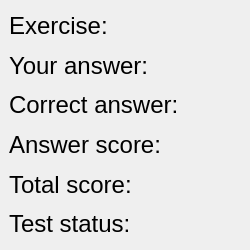
  <widget class="QDockWidget" name="Info">
   <property name="minimumSize">
    <size>
     <width>250</width>
     <height>250</height>
    </size>
   </property>
   <property name="maximumSize">
    <size>
     <width>250</width>
     <height>250</height>
    </size>
   </property>
   <property name="contextMenuPolicy">
    <enum>Qt::NoContextMenu</enum>
   </property>
   <property name="acceptDrops">
    <bool>false</bool>
   </property>
   <property name="allowedAreas">
    <set>Qt::BottomDockWidgetArea|Qt::LeftDockWidgetArea|Qt::RightDockWidgetArea</set>
   </property>
   <property name="windowTitle">
    <string>Excercise / Score Information</string>
   </property>
   <attribute name="dockWidgetArea">
    <number>2</number>
   </attribute>
   <widget class="QWidget" name="dockWidgetContents_3">
    <layout class="QVBoxLayout" name="verticalLayout_3">
     <item>
      <widget class="QLabel" name="ExerciseNLab">
       <property name="font">
        <font>
         <pointsize>18</pointsize>
        </font>
       </property>
       <property name="text">
        <string>Exercise:</string>
       </property>
      </widget>
     </item>
     <item>
      <widget class="QLabel" name="UserAnswerLab">
       <property name="minimumSize">
        <size>
         <width>0</width>
         <height>0</height>
        </size>
       </property>
       <property name="font">
        <font>
         <pointsize>18</pointsize>
        </font>
       </property>
       <property name="acceptDrops">
        <bool>false</bool>
       </property>
       <property name="text">
        <string>Your answer:</string>
       </property>
      </widget>
     </item>
     <item>
      <widget class="QLabel" name="CorAnswerLab">
       <property name="font">
        <font>
         <pointsize>18</pointsize>
        </font>
       </property>
       <property name="text">
        <string>Correct answer:</string>
       </property>
      </widget>
     </item>
     <item>
      <widget class="QLabel" name="AnswerScoreLab">
       <property name="font">
        <font>
         <pointsize>18</pointsize>
        </font>
       </property>
       <property name="text">
        <string>Answer score:</string>
       </property>
      </widget>
     </item>
     <item>
      <widget class="QLabel" name="TotalScoreLab">
       <property name="font">
        <font>
         <pointsize>18</pointsize>
        </font>
       </property>
       <property name="text">
        <string>Total score:</string>
       </property>
      </widget>
     </item>
     <item>
      <widget class="QLabel" name="TestStatusLab">
       <property name="font">
        <font>
         <pointsize>18</pointsize>
        </font>
       </property>
       <property name="text">
        <string>Test status:</string>
       </property>
      </widget>
     </item>
    </layout>
   </widget>
  </widget>
